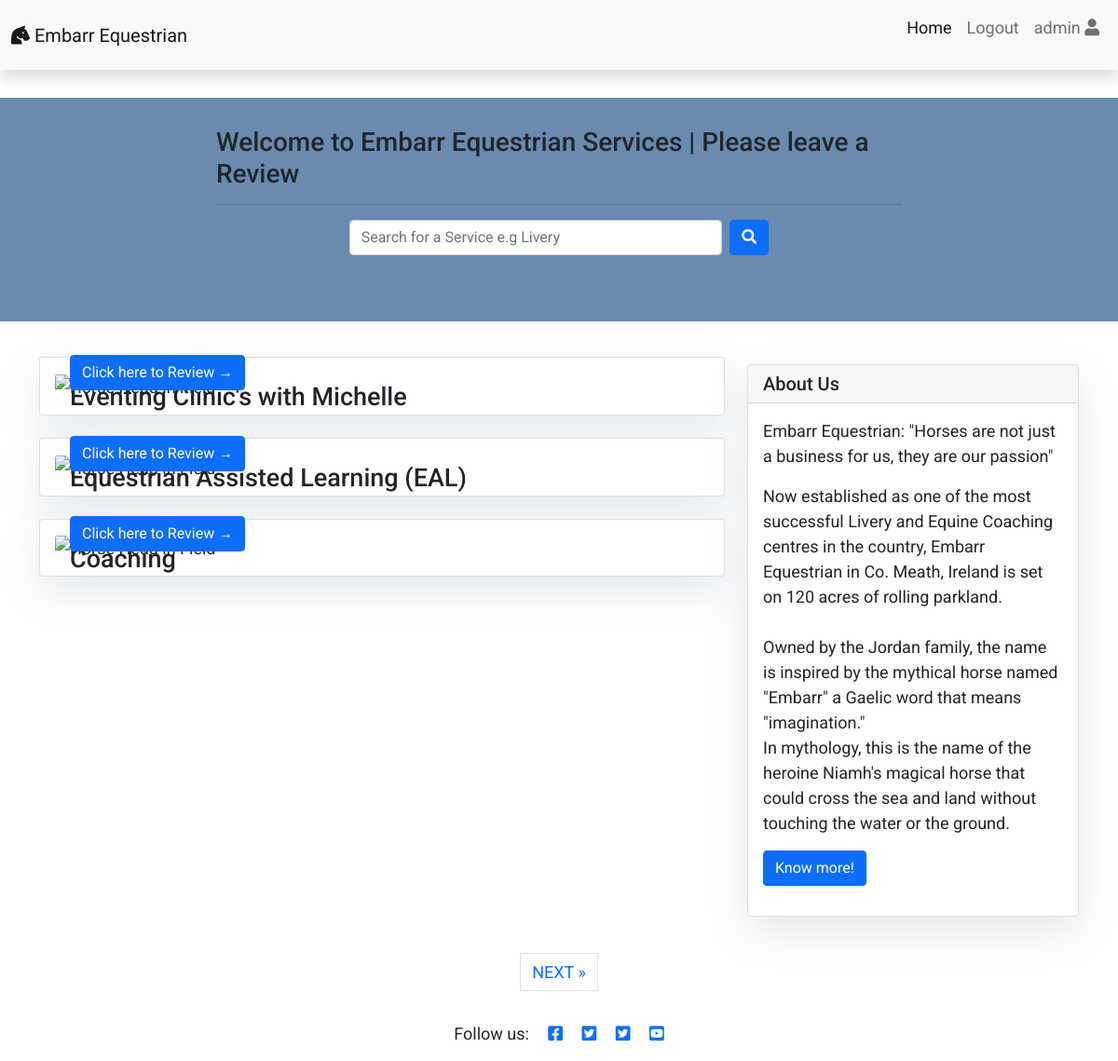
The page / (signed in) on the database its author committed.
### Reviews/models.py (models this page shows, shortened)
class Post(models.Model):
    title = models.CharField(max_length=200, unique=True)
    slug = models.SlugField(max_length=200, unique=True)
    author = models.ForeignKey(User, on_delete=models.CASCADE,
                               related_name='test_posts')
    updated_on = models.DateTimeField(auto_now=True)
    content = models.TextField()
    created_on = models.DateTimeField(auto_now_add=True)
    status = models.IntegerField(choices=STATUS, default=0)
    class Meta:
        ordering = ['-created_on']

### Reviews/views.py (the view)
# urls.py: path('', views.PostList.as_view(), name='home'),
class PostList(generic.ListView):
    queryset = Post.objects.filter(status=1).order_by('-created_on')
    template_name = 'index.html'
    paginate_by = 3

### templates/index.html (shortened to what this page needs)
{% extends "base.html" %} {% block content %} <header class="masthead">
    <div class="container h-100">
      <div class="row">
        <div class="col-md-8 col-md-16 mx-auto">
          <div class="site-heading">
            <h3 class="site-heading my-8 mt-3 text-grey align-items-center"> Welcome to Embarr Equestrian Services | Please leave a Review</h3>
            <hr>
            <div class="container h-100">
              <div class="row align-items-center">
                <form action="{% url 'search' %}" method="POST" class="d-flex mx-auto col-md-8"> {% csrf_token %} <input class="form-control me-2" type="search" name="searched" placeholder="Search for a Service e.g Livery" aria-label="Search">
                  <button class="btn btn-primary" type="submit">
                    <i class="fas fa-search"></i>
                  </button>
                </form>
              </div>
            </div>
          </div>
        </div>
      </div>
    </div>
  </header>
  <div class="container">
    <div class="row">
      <div class="col-md-8 mt-3 left"> {% for post in post_list %} <div class="card mb-4">
          <div class="card-body">
            <div class="image-container">
              <div class="top-left">
              <h2 class="card-title">{{ post.title }}</h2>
            </div>
              <div class="bottom-left"><a href="{% url 'post_detail' post.slug  %}" class="btn btn-primary">Click here to Review &rarr;</a></div>
            </div>
          </div>
        </div> {% endfor %} </div> {% block sidebar %} {% include 'sidebar.html' %} {% endblock sidebar %}
    </div>
  </div> {% if is_paginated %} <nav aria-label="Page navigation container">
    <ul class="pagination justify-content-center">  {% if page_obj.has_next %} <li>
        <a href="?page={{ page_obj.next_page_number }}" class="page-link"> NEXT &raquo;</a>
      </li> {% endif %} </ul>
  </nav> {% endif %} {%endblock%}

### templates/base.html (shortened to what this page needs)
{% load static %}
<!DOCTYPE html>
<html>
  <head>
    <link rel="stylesheet" href="https://cdnjs.cloudflare.com/ajax/libs/font-awesome/5.15.3/css/all.min.css">
    <link href="https://cdn.jsdelivr.net/npm/bootstrap@5.0.1/dist/css/bootstrap.min.css" rel="stylesheet">
    <link rel="stylesheet" href="{% static 'css/style.css' %}">
  </head>
  <body>
    <nav class="navbar navbar-expand-lg navbar-light bg-light shadow">
      <div class="container-fluid">
        <a class="navbar-brand" href="{% url 'home' %}">
          <i class="fas fa-horse-head"></i> Embarr Equestrian </a>
        <div class="collapse navbar-collapse justify-content-end" id="navbarResponsive">
          <ul class="navbar-nav">
            <li class="nav-item text-black">
              <a class="nav-link active text-black font-weight-bold" href="{% url 'home' %}">Home</a>
            </li> {% if user.is_authenticated %} <li class="nav-item text-black">
              <a class="nav-link text-black font-weight-bold" href="{% url 'account_logout' %}">Logout</a>
            </li>
            <li class="nav-item text-black">
              <a class="nav-link text-black font-weight-bold" href="{% url 'profile' %}">
                <p>{{ user.username | slice:":10" }}
                  <i class="fa fa-user" aria-hidden="true"></i>
                </p>
              </a>
            </li> {% endif %}
          </ul>
        </div>
      </div>
    </nav>
     {% block content %}{% endblock content %}
    <footer class="footer mt-auto py-3 dark-bg">
      <p class="m-0 text-center text-grey">Follow us:
        <a href="https://www.facebook.com/" target="_blank" rel="noopener" aria-label="Go to the facebook Embarr Equestrian page"><i class="fab fa-facebook-square ms-3" ></i></a>
        <a href="https://www.twitter.com/" target="_blank" rel="noopener" aria-label="Go to the Twitter Embarr Equestrian page"><i class="fab fa-twitter-square ms-3"></i></a>
        <a href="https://www.instagram.com/" target="_blank" rel="noopener" aria-label="Go to the instagram Embarr Equestrian Page"><i class="fab fa-twitter-square ms-3"></i></a>
        <a href="https://www.youtube.com/" target="_blank" rel="noopener" aria-label="Go to the youtube Embarr Equestrian Page"><i class="fab fa-youtube-square ms-3"></i></a>
      </p>
    </footer>
  </body>
</html>

### static/css/style.css (style rules this page uses)
body { font-family: "Roboto", sans-serif; font-size: 18px; background-color:#fff; }
.masthead { overflow: hidden; position: relative; display: inline-block; height: 30vh; width: 100%; background:#698bb0; }
.row { margin-top: 15px; margin-bottom: 15px; }
header { background: #fff; }
.card { box-shadow: 0 16px 48px #E3E7EB; }
.card-title { font-size: 1.5em; }
.image-container { position: relative; }
.top-left { position: absolute; top: 10px; left: 16px; }
.bottom-left { position: absolute; bottom: 10px; left: 16px; }
.shadow { box-shadow: 0 4px 2px -2px rgba(0, 0, 0, 0.1); }

### rows shown on the page
Post: title "Eventing Clinic's with Michelle"
Post: title "Equestrian Assisted Learning (EAL)"
Post: title "Coaching"

### other values the page prints
{{ user.username | slice:":10" }} "admin"
